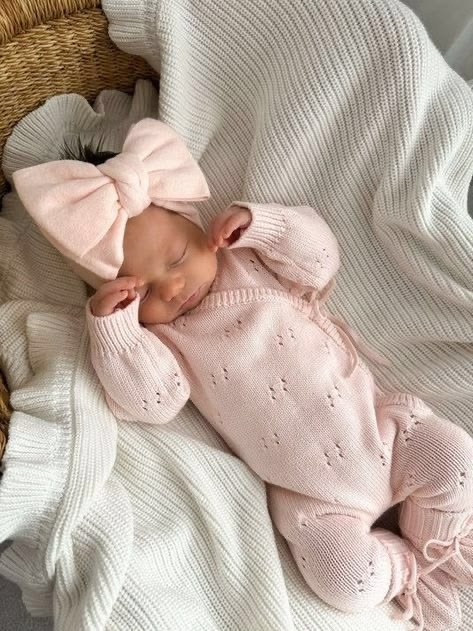
#> input picture sunnozy-content/assets/referenz-baby-handyfoto/referenz_05.jpg, 473 x 631 px, given in place of logo-sunnozy.webp, which was not available
$ python make_dankeskarte.py out.png ../assets/referenz-baby-handyfoto/referenz_05.jpg ../assets/referenz-baby-handyfoto/referenz_06.jpg
#> lines starting #> are read from the running program, lines starting #| are printed output that depends on the picture; pictures that were not available may be replaced by others from this repository, and a replacement may not be noted
"""Dankeskarte fuer die Pakete (Kampagne «Wachsen mit sunnozy»), A6 hoch, druckfertig.

Format: A6 105 x 148 mm + 3 mm Beschnitt rundum = 111 x 154 mm, 300 dpi (1311 x 1819 px). Text bleibt mindestens
5 mm innerhalb des Endformats. Vorderseite: Dank + Platz fuer die Unterschrift. Rueckseite: Code fuer die naechste
Bestellung, Code zum Weitergeben, Bitte um ein Foto, Wasch-Tipp. Look nach dem sunnozy-Designsystem.

Dazu ein A4-Bogen fuer den Drucker zuhause: 4 Karten in echter A6-Groesse (2 x 2, ohne Beschnitt), Vorder- und
Rueckseite als 2 Seiten. Geschnitten wird nur einmal quer und einmal laengs durch die Mitte. Weil Heimdrucker am
Blattrand etwa 4 mm nicht bedrucken, liegt die rosé Flaeche auf der Rueckseite dort als Kasten mit Abstand zum Rand.

Aufruf: python3 make_dankeskarte.py <ausgabe-ordner> [CODE_WIEDER] [CODE_WEITERGEBEN]
"""
import os, sys
import numpy as np
from PIL import Image, ImageDraw, ImageFont

out = sys.argv[1]
CODE_WIEDER = sys.argv[2] if len(sys.argv) > 2 else 'DANKE10'
CODE_WEITER = sys.argv[3] if len(sys.argv) > 3 else 'HALLOBABY'
os.makedirs(out, exist_ok=True)
ROOT = os.path.dirname(os.path.dirname(os.path.abspath(__file__)))
FONT = lambda n, s: ImageFont.truetype(os.path.join(ROOT, 'fonts', n), int(s))
DPI = 300
MM = DPI / 25.4
W, H = round(111 * MM), round(154 * MM)
BLEED, SAFE = 3 * MM, 8 * MM                     # Text ab 3 mm Beschnitt + 5 mm Sicherheitsabstand
CREME, WALD, SALBEI, ROSE, GRAU, KACHEL = (253, 252, 250), (35, 48, 41), (122, 139, 111), (248, 234, 228), (98, 108, 102), (244, 239, 232)


def pt(p):                                       # Schriftgroesse in Punkt -> Pixel bei 300 dpi
    return p * DPI / 72


def load_logo(width, col=WALD):
#> called with width = 603, col = (35, 48, 41)
    a = np.asarray(Image.open(os.path.join(ROOT, 'logo-sunnozy.webp')).convert('RGB')).astype(float)
    al = np.clip((255 - a.min(axis=2)) / 255 * 1.2, 0, 1); al[al < 0.08] = 0
#> after `al = np.clip((255 - a.min(axis=2)) / 255 * 1.2, 0, 1)`:
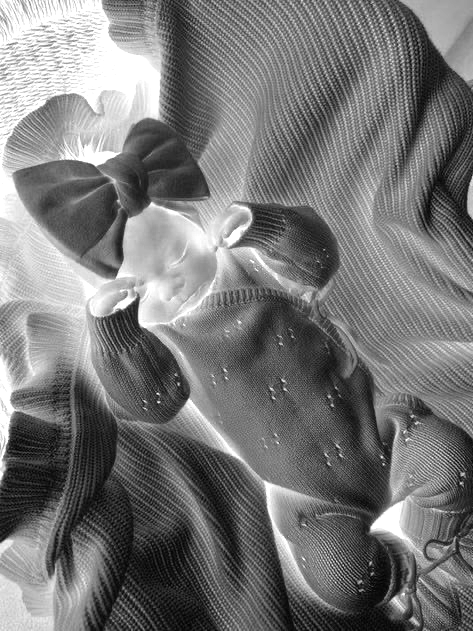
#> al: shape (631, 473) float64; min 0.00941, max 1, mean 0.468
    L = Image.new('RGBA', (a.shape[1], a.shape[0]), col + (0,)); L.putalpha(Image.fromarray((al * 255).astype(np.uint8)))
#> after `L.putalpha(Image.fromarray((al * 255).astype(np.uint8)))`:
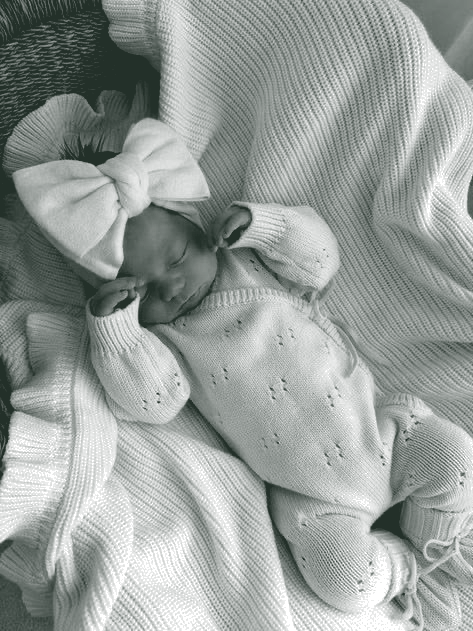
#> L: PIL image 473x631 RGBA; mean R, G, B, A 35, 48, 41, 118.6; transparent parts drawn white
    L = L.crop(L.getbbox())
    return L.resize((width, round(L.height * width / L.width)), Image.LANCZOS)


def umbrechen(d, text, font, breite):
    zeilen, z = [], ''
    for w in text.split():
        t = (z + ' ' + w).strip()
        if d.textlength(t, font=font) <= breite:
            z = t
        else:
            zeilen.append(z); z = w
    zeilen.append(z)
    return zeilen


def absatz(d, x, y, text, font, fill, breite, zeilenabstand=1.45, mitte=False):
    for z in umbrechen(d, text, font, breite):
        d.text((x, y), z, font=font, fill=fill, anchor='mt' if mitte else 'lt')
        y += font.size * zeilenabstand
    return y


def sonne(d, cx, cy, r, col, w):
    """Kleine Sonne als Ornament (Bezug auf «kleine Sonnenscheine»)."""
    import math
    d.ellipse([cx - r, cy - r, cx + r, cy + r], outline=col, width=w)
    for i in range(8):
        a = i * math.pi / 4
        d.line([(cx + math.cos(a) * r * 1.5, cy + math.sin(a) * r * 1.5), (cx + math.cos(a) * r * 2.0, cy + math.sin(a) * r * 2.0)], fill=col, width=w)


def vorderseite():
    c = Image.new('RGB', (W, H), CREME); d = ImageDraw.Draw(c)
    breite = W - 2 * SAFE - 2 * MM * 4
    lg = load_logo(int(W * 0.46)); c.paste(lg, ((W - lg.width) // 2, int(SAFE + 14 * MM)), lg)
#> after `c.paste(lg, ((W - lg.width) // 2, int(SAFE + 14 * MM)), lg)`:
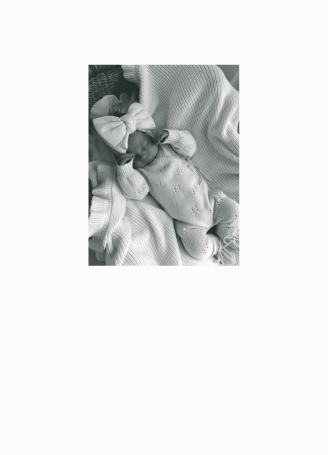
#> c: PIL image 1311x1819 RGB (shown at 1/4 size); mean R, G, B 232.4, 232.7, 230.2
    y = SAFE + 14 * MM + lg.height + 16 * MM
    sonne(d, W / 2, y, 2.2 * MM, SALBEI, 5); y += 12 * MM
    d.text((W / 2, y), 'Danke,', font=FONT('fraunces-600.ttf', pt(30)), fill=WALD, anchor='mt'); y += pt(30) * 1.15
    d.text((W / 2, y), 'dass Du dabei bist.', font=FONT('fraunces-600.ttf', pt(19)), fill=WALD, anchor='mt'); y += pt(19) * 2.0
    y = absatz(d, W / 2, y, 'Dein Paket haben wir mit viel Liebe in der Schweiz für Dich gepackt. Wir hoffen, Dein kleiner '
               'Sonnenschein fühlt sich darin rundum wohl.', FONT('nunitosans-400.ttf', pt(10.5)), GRAU, breite, mitte=True)
#> y = 1946
    y = H - SAFE - 30 * MM
    d.text((W / 2, y), 'Von Herzen', font=FONT('nunitosans-400i.ttf', pt(10.5)), fill=GRAU, anchor='mt')
    d.line([(W / 2 - 28 * MM, y + 17 * MM), (W / 2 + 28 * MM, y + 17 * MM)], fill=(205, 200, 192), width=3)   # Unterschrift
    return c


def code_box(d, x, y, breite, code):
    h = 13 * MM
    d.rounded_rectangle([x, y, x + breite, y + h], radius=2 * MM, outline=WALD, width=4, fill=CREME)
    fc = FONT('nunitosans-800.ttf', pt(15))
    sp = 0.9 * MM; tw = sum(d.textlength(ch, font=fc) for ch in code) + sp * (len(code) - 1); cx = x + (breite - tw) / 2
    for ch in code:
        d.text((cx, y + h / 2), ch, font=fc, fill=WALD, anchor='lm'); cx += d.textlength(ch, font=fc) + sp
    return y + h


def rueckseite(rose_einzug=0):
#> called with rose_einzug = 0
    c = Image.new('RGB', (W, H), CREME); d = ImageDraw.Draw(c)
    x0 = SAFE + 2 * MM; breite = W - 2 * x0
    ft, fb, fs = FONT('fraunces-600.ttf', pt(13.5)), FONT('nunitosans-400.ttf', pt(9.5)), FONT('nunitosans-400.ttf', pt(8))
    y = SAFE + 4 * MM
    # 1 naechste Bestellung
    d.text((x0, y), 'Für Dein nächstes Lieblingsstück', font=ft, fill=WALD, anchor='lt'); y += pt(13.5) * 1.5
    y = absatz(d, x0, y, '10 % auf Deine nächste Bestellung auf sunnozy.ch mit dem Code:', fb, GRAU, breite)
#> y = 339.2
    y = code_box(d, x0, y + 2 * MM, breite, CODE_WIEDER) + 9 * MM
#> y = 622.7
    # 2 weitergeben (rosé Flaeche ueber die ganze Breite)
    box_top = y - 5 * MM
#> box_top = 563.6
    yb = y
#> yb = 622.7
    d.text((x0, yb), 'Bald ein Baby im Freundeskreis?', font=ft, fill=WALD, anchor='lt'); yb += pt(13.5) * 1.5
#> after `yb += pt(13.5) * 1.5`: yb = 707
    yb = absatz(d, x0, yb, 'Gib diesen Code weiter: 10 % auf die erste Bestellung für Deine Freundin.', fb, GRAU, breite)
#> yb = 820.1
    box_bottom = yb + 2 * MM + 13 * MM + 6 * MM
#> box_bottom = 1068.2
    if rose_einzug:                              # A4-Bogen: Kasten statt randloser Flaeche
        e = BLEED + rose_einzug
        d.rounded_rectangle([e, box_top, W - e, box_bottom], radius=2 * MM, fill=ROSE)
    else:
        c.paste(Image.new('RGB', (W, int(box_bottom - box_top)), ROSE), (0, int(box_top)))
    d = ImageDraw.Draw(c)
    yb = y
#> yb = 622.7
    d.text((x0, yb), 'Bald ein Baby im Freundeskreis?', font=ft, fill=WALD, anchor='lt'); yb += pt(13.5) * 1.5
#> after `yb += pt(13.5) * 1.5`: yb = 707
    yb = absatz(d, x0, yb, 'Gib diesen Code weiter: 10 % auf die erste Bestellung für Deine Freundin.', fb, GRAU, breite)
#> yb = 820.1
    code_box(d, x0, yb + 2 * MM, breite, CODE_WEITER)
    y = box_bottom + 8 * MM
#> y = 1162.7
    # 3 Foto
    d.text((x0, y), 'Zeig uns Deinen kleinen Sonnenschein', font=ft, fill=WALD, anchor='lt'); y += pt(13.5) * 1.5
#> after `y += pt(13.5) * 1.5`: y = 1247
    y = absatz(d, x0, y, 'Markiere @sunnozy.ch auf Instagram oder schick uns ein Foto. Mit Deinem Einverständnis zeigen wir es '
               'in unserer Community.', fb, GRAU, breite)
#> y = 1416.7
    # Fuss
    fy = H - SAFE - 9 * MM
    d.line([(x0, fy - 6 * MM), (W - x0, fy - 6 * MM)], fill=(225, 219, 210), width=3)
    absatz(d, x0, fy - 3 * MM, 'Tipp: Neue Babykleidung vor dem ersten Tragen einmal waschen.', fs, GRAU, breite)
    d.text((W - x0, fy + 6 * MM), 'sunnozy.ch', font=FONT('nunitosans-700.ttf', pt(9)), fill=WALD, anchor='rm')
    return c


def schnittmarken(im):
    """Vorschau mit gestrichelter Endformat-Linie (nur zur Kontrolle, nicht drucken)."""
    v = im.copy(); d = ImageDraw.Draw(v)
    b = int(BLEED)
    for x in range(b, W - b, 24):
        d.line([(x, b), (x + 12, b)], fill=(200, 60, 60), width=2); d.line([(x, H - b), (x + 12, H - b)], fill=(200, 60, 60), width=2)
    for y in range(b, H - b, 24):
        d.line([(b, y), (b, y + 12)], fill=(200, 60, 60), width=2); d.line([(W - b, y), (W - b, y + 12)], fill=(200, 60, 60), width=2)
    return v


def a4_bogen(karte):
    """4 gleiche Karten (Beschnitt weg = 105 x 148 mm) auf A4 hoch, 2 x 2, Stoss an Stoss. Jede Zelle ist 105 x 148,5 mm
    (A4 geviertelt), die Karte sitzt mittig darin, darum genügen zwei Schnitte durch die Blattmitte."""
    k = karte.crop((round(BLEED), round(BLEED), round(BLEED) + round(105 * MM), round(BLEED) + round(148 * MM)))
    A4 = (round(210 * MM), round(297 * MM))
    b = Image.new('RGB', A4, CREME)
    zw, zh = A4[0] / 2, A4[1] / 2
    for i in range(2):
        for j in range(2):
            b.paste(k, (round(i * zw + (zw - k.width) / 2), round(j * zh + (zh - k.height) / 2)))
    return b


if __name__ == '__main__':
    v, r = vorderseite(), rueckseite()
    v.save(os.path.join(out, 'dankeskarte_A6_vorderseite.png'), dpi=(DPI, DPI))
    r.save(os.path.join(out, 'dankeskarte_A6_rueckseite.png'), dpi=(DPI, DPI))
    v.save(os.path.join(out, 'dankeskarte_A6_druck.pdf'), save_all=True, append_images=[r], resolution=DPI)
    p = Image.new('RGB', (W * 2 + 60, H), (230, 230, 230)); p.paste(schnittmarken(v), (0, 0)); p.paste(schnittmarken(r), (W + 60, 0))
    p.resize((p.width // 2, p.height // 2), Image.LANCZOS).save(os.path.join(out, 'dankeskarte_vorschau.jpg'), quality=90)
    # A4-Bogen fuer zuhause
    bv, br = a4_bogen(v), a4_bogen(rueckseite(rose_einzug=5 * MM))
#> after the loop in a4_bogen, `for i in range(2):`:
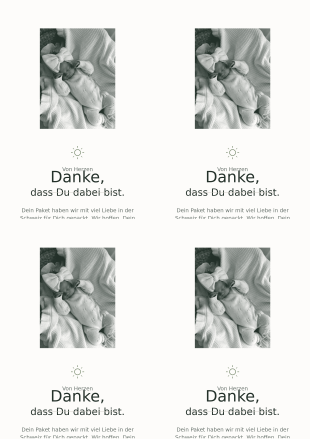
#> b: PIL image 2480x3508 RGB (shown at 1/8 size); mean R, G, B 226.9, 227.6, 225
#> call 2 of rueckseite, with rose_einzug = 59.06
#> in rueckseite (call 2), `y = absatz(d, x0, y, '10 % auf Deine nächste Bestellung auf sunnozy.ch..`: y = 339.2
#> in rueckseite (call 2), `y = code_box(d, x0, y + 2 * MM, breite, CODE_WIEDER) + 9 * MM`: y = 622.7
#> in rueckseite (call 2), `yb += pt(13.5) * 1.5`: yb = 707
#> in rueckseite (call 2), `yb = absatz(d, x0, yb, 'Gib diesen Code weiter: 10 % auf die erste Bes..`: yb = 820.1
#> in rueckseite (call 2), `d = ImageDraw.Draw(c)`:
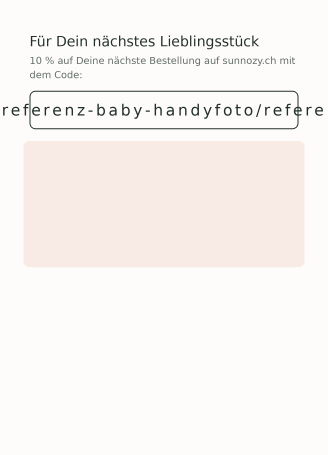
#> c: PIL image 1311x1819 RGB (shown at 1/4 size); mean R, G, B 248.2, 244.3, 241.3
#> in rueckseite (call 2), `yb = y`: yb = 622.7
#> in rueckseite (call 2), `yb += pt(13.5) * 1.5`: yb = 707
#> in rueckseite (call 2), `yb = absatz(d, x0, yb, 'Gib diesen Code weiter: 10 % auf die erste Bes..`: yb = 820.1
#> in rueckseite (call 2), `y = box_bottom + 8 * MM`: y = 1162.7
#> in rueckseite (call 2), `y += pt(13.5) * 1.5`: y = 1247
#> in rueckseite (call 2), `y = absatz(d, x0, y, 'Markiere @sunnozy.ch auf Instagram oder schick u..`: y = 1416.7
#> after the loop in a4_bogen (call 2), `for i in range(2):`:
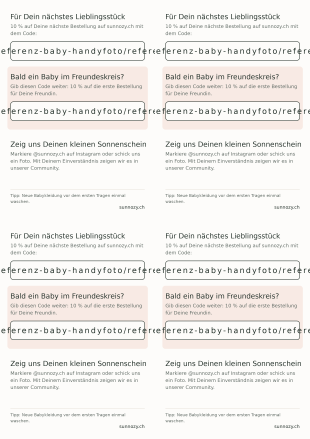
#> b: PIL image 2480x3508 RGB (shown at 1/8 size); mean R, G, B 241, 238.5, 235.5
    bv.save(os.path.join(out, 'dankeskarte_A4_4er_bogen.pdf'), save_all=True, append_images=[br], resolution=DPI)
    vs = Image.new('RGB', (bv.width * 2 + 80, bv.height), (230, 230, 230)); vs.paste(bv, (0, 0)); vs.paste(br, (bv.width + 80, 0))
#> after `vs.paste(br, (bv.width + 80, 0))`:
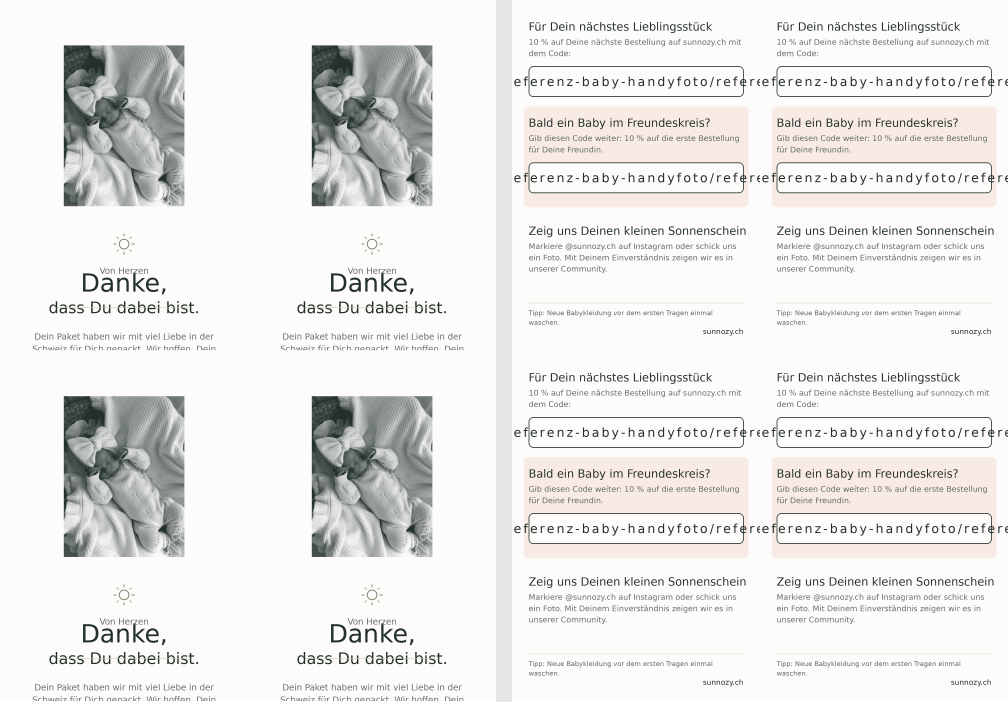
#> vs: PIL image 5040x3508 RGB (shown at 1/5 size); mean R, G, B 233.9, 233, 230.2
    dv = ImageDraw.Draw(vs)
    for x0 in (0, bv.width + 80):                # Schnittlinien nur in der Vorschau
        for y in range(0, bv.height, 30):
            dv.line([(x0 + bv.width / 2, y), (x0 + bv.width / 2, y + 15)], fill=(200, 60, 60), width=3)
        for x in range(0, bv.width, 30):
            dv.line([(x0 + x, bv.height / 2), (x0 + x + 15, bv.height / 2)], fill=(200, 60, 60), width=3)
    vs.resize((vs.width // 3, vs.height // 3), Image.LANCZOS).save(os.path.join(out, 'dankeskarte_A4_vorschau.jpg'), quality=90)
    print(W, H, bv.size)
#| 1311 1819 (2480, 3508)

$ run again, on sunnozy-content/assets/referenz-baby-handyfoto/referenz_06.jpg
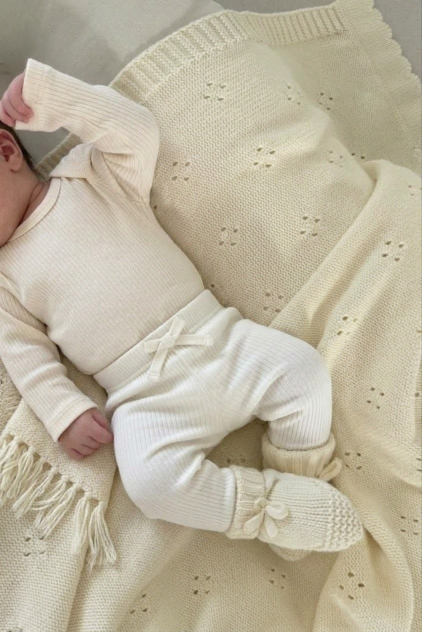
#> input picture sunnozy-content/assets/referenz-baby-handyfoto/referenz_06.jpg, 843 x 1264 px, given in place of logo-sunnozy.webp, which was not available (shown at 1/2 size)
#> al: shape (1264, 843) float64; min 0, max 1, mean 0.452
#> in vorderseite, `y = absatz(d, W / 2, y, 'Dein Paket haben wir mit viel Liebe in der Sc..`: y = 2046
#> in rueckseite, `y = absatz(d, x0, y, '10 % auf Deine nächste Bestellung auf sunnozy.ch..`: y = 339.2
#> in rueckseite, `y = code_box(d, x0, y + 2 * MM, breite, CODE_WIEDER) + 9 * MM`: y = 622.7
#> box_top = 563.6
#> in rueckseite, `yb = y`: yb = 622.7
#> in rueckseite, `yb += pt(13.5) * 1.5`: yb = 707
#> in rueckseite, `yb = absatz(d, x0, yb, 'Gib diesen Code weiter: 10 % auf die erste Bes..`: yb = 820.1
#> box_bottom = 1068.2
#> in rueckseite, `yb = y`: yb = 622.7
#> in rueckseite, `yb += pt(13.5) * 1.5`: yb = 707
#> in rueckseite, `yb = absatz(d, x0, yb, 'Gib diesen Code weiter: 10 % auf die erste Bes..`: yb = 820.1
#> in rueckseite, `y = box_bottom + 8 * MM`: y = 1162.7
#> in rueckseite, `y += pt(13.5) * 1.5`: y = 1247
#> in rueckseite, `y = absatz(d, x0, y, 'Markiere @sunnozy.ch auf Instagram oder schick u..`: y = 1416.7
#> p: PIL image 2682x1819 RGB; every value is 230
#> after the loop in a4_bogen, `for i in range(2):`:
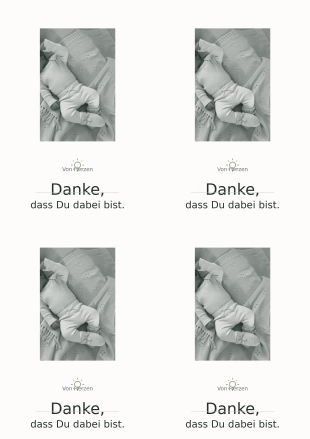
#> b: PIL image 2480x3508 RGB (shown at 1/8 size); mean R, G, B 225.8, 226.6, 223.9
#> `vs.resize((vs.width // 3, vs.height // 3), Image.LANCZOS).save(os.path..`:
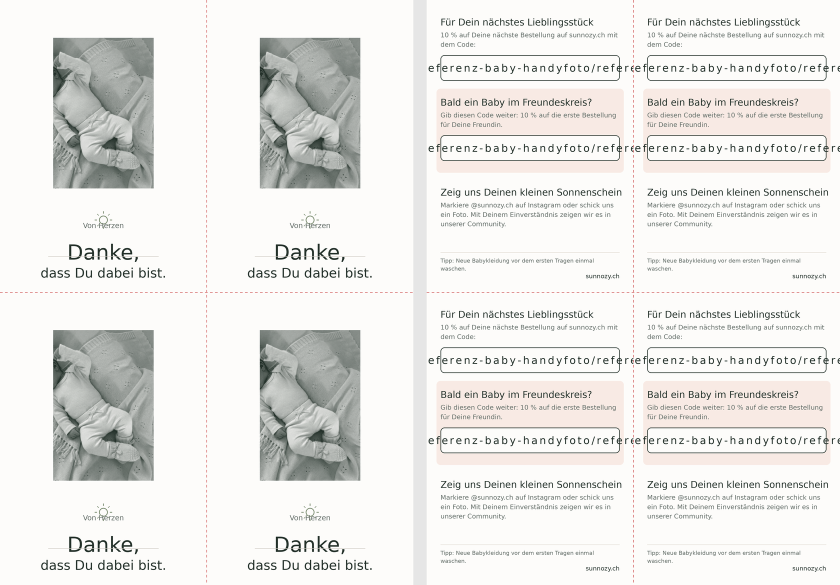
#> saved as dankeskarte_A4_vorschau.jpg: PIL image 1680x1169 RGB (shown at 1/2 size); mean R, G, B 233, 232, 229.3
#| 1311 1819 (2480, 3508)

$ run again, on sunnozy-content/assets/referenz-baby-handyfoto/referenz_07.jpg
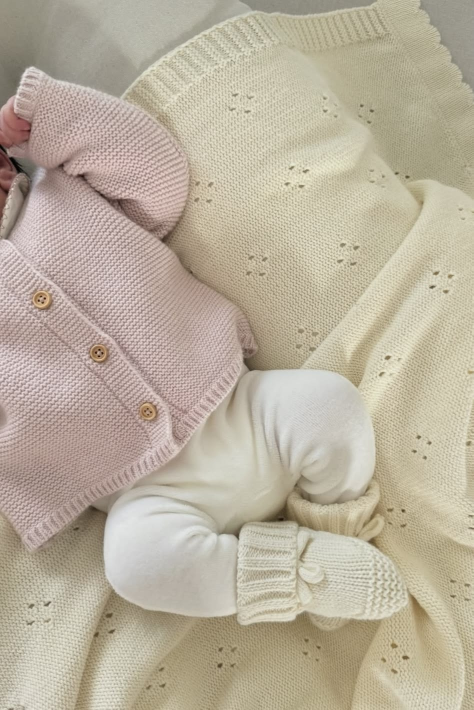
#> input picture sunnozy-content/assets/referenz-baby-handyfoto/referenz_07.jpg, 947 x 1420 px, given in place of logo-sunnozy.webp, which was not available (shown at 1/2 size)
#> in vorderseite, `y = absatz(d, W / 2, y, 'Dein Paket haben wir mit viel Liebe in der Sc..`: y = 2046
#> in rueckseite, `y = absatz(d, x0, y, '10 % auf Deine nächste Bestellung auf sunnozy.ch..`: y = 339.2
#> in rueckseite, `y = code_box(d, x0, y + 2 * MM, breite, CODE_WIEDER) + 9 * MM`: y = 622.7
#> box_top = 563.6
#> in rueckseite, `yb = y`: yb = 622.7
#> in rueckseite, `yb += pt(13.5) * 1.5`: yb = 707
#> in rueckseite, `yb = absatz(d, x0, yb, 'Gib diesen Code weiter: 10 % auf die erste Bes..`: yb = 820.1
#> box_bottom = 1068.2
#> in rueckseite, `yb = y`: yb = 622.7
#> in rueckseite, `yb += pt(13.5) * 1.5`: yb = 707
#> in rueckseite, `yb = absatz(d, x0, yb, 'Gib diesen Code weiter: 10 % auf die erste Bes..`: yb = 820.1
#> in rueckseite, `y = box_bottom + 8 * MM`: y = 1162.7
#> in rueckseite, `y += pt(13.5) * 1.5`: y = 1247
#> in rueckseite, `y = absatz(d, x0, y, 'Markiere @sunnozy.ch auf Instagram oder schick u..`: y = 1416.7
#> p: PIL image 2682x1819 RGB; every value is 230
#> after the loop in a4_bogen, `for i in range(2):`:
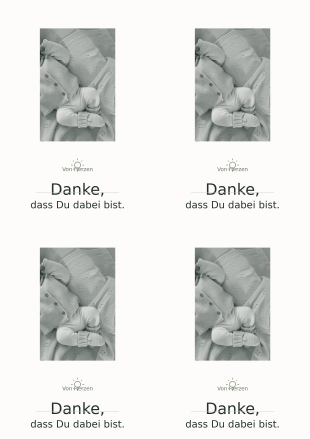
#> b: PIL image 2480x3508 RGB (shown at 1/8 size); mean R, G, B 225.5, 226.2, 223.6
#> `vs.resize((vs.width // 3, vs.height // 3), Image.LANCZOS).save(os.path..`:
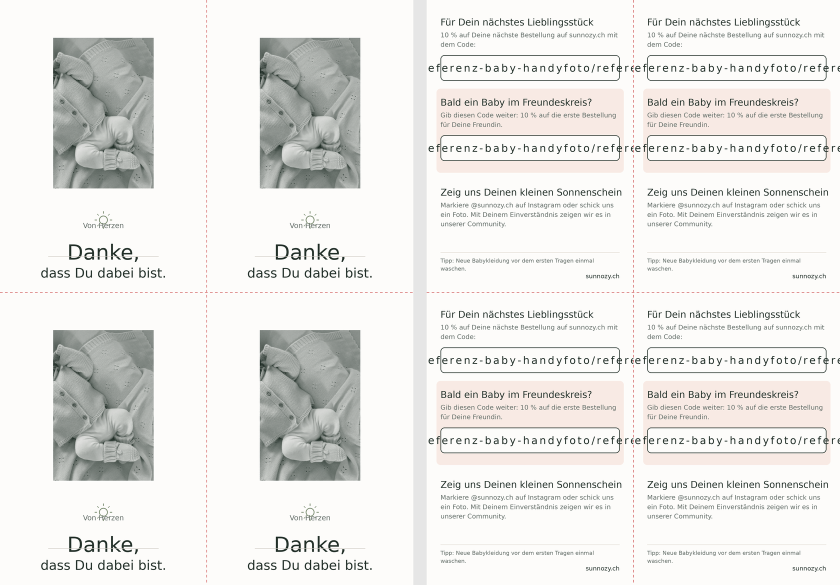
#> saved as dankeskarte_A4_vorschau.jpg: PIL image 1680x1169 RGB (shown at 1/2 size); mean R, G, B 232.8, 231.8, 229.1
#| 1311 1819 (2480, 3508)
